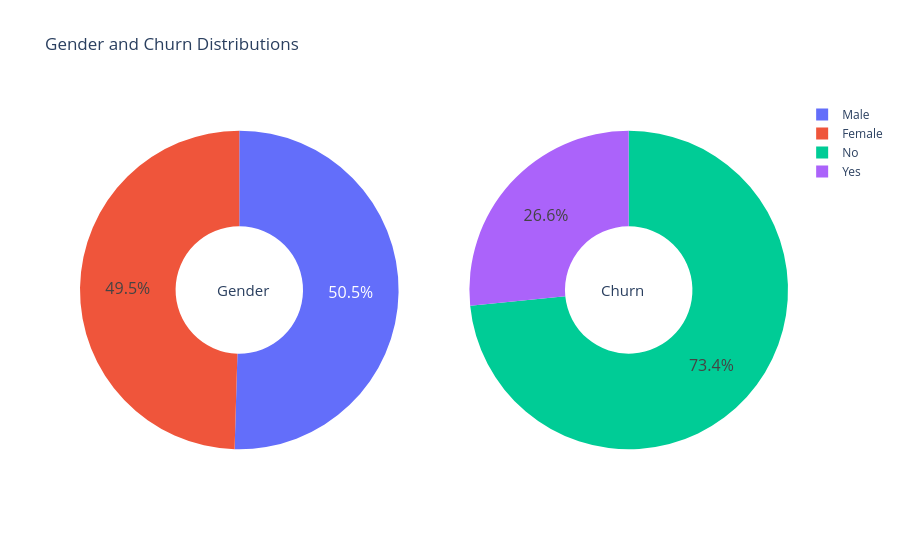

The notebook cell this image was saved under:
### Code cell
g_labels = df["gender"].value_counts()
c_labels = df["Churn"].value_counts()

fig = make_subplots(rows=1, cols=2, specs=[[{'type':'domain'}, {'type':'domain'}]])

fig.add_trace(
    go.Pie(labels=g_labels.index, 
           values=g_labels, 
           name="Gender"),
              1, 1
)
fig.add_trace(
    go.Pie(labels=c_labels.index, 
           values=c_labels, 
           name="Churn"),
              1, 2)

# Use `hole` to create a donut-like pie chart
fig.update_traces(hole=.4, hoverinfo="label+percent+name", textfont_size=16)

fig.update_layout(
    title_text="Gender and Churn Distributions",
    annotations=[dict(text='Gender', x=0.19, y=0.5, font_size=15, showarrow=False),
                 dict(text='Churn', x=0.80, y=0.5, font_size=15, showarrow=False)])

fig.show()

### Figure 1 — Plotly figure (JSON) as saved in the notebook; plotly's stock layout.template omitted (floating-point values rounded to 4 significant figures)
{"data": [{"domain": {"x": [0, 0.45], "y": [0, 1]}, "hole": 0.4, "hoverinfo": "label+percent+name", "labels": ["Male", "Female"], "name": "Gender", "textfont": {"size": 16}, "type": "pie", "values": [3549, 3483]}, {"domain": {"x": [0.55, 1], "y": [0, 1]}, "hole": 0.4, "hoverinfo": "label+percent+name", "labels": ["No", "Yes"], "name": "Churn", "textfont": {"size": 16}, "type": "pie", "values": [5163, 1869]}], "layout": {"annotations": [{"font": {"size": 15}, "showarrow": false, "text": "Gender", "x": 0.19, "y": 0.5}, {"font": {"size": 15}, "showarrow": false, "text": "Churn", "x": 0.8, "y": 0.5}], "title": {"text": "Gender and Churn Distributions"}}}
